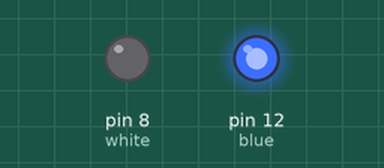
This sketch was run on a simulated Arduino Uno, built with avr-gcc and run on an emulated ATmega328P. On the bench: output pins drawn as LEDs (lit = HIGH).

Above: at 0.5 s.
At 2.5 s:
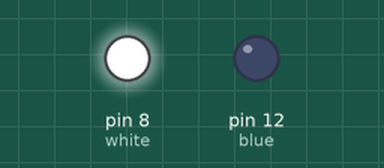
At 3.5 s:
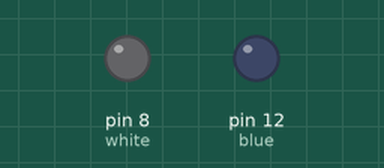
Timing chart, 0 to 5.2 s (numbered marks = the images above):
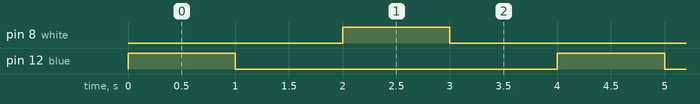

The sketch:

led_blink_cont2.ino
```cpp
int blue = 12;
int white = 8;

void setup() {
  pinMode(blue, OUTPUT);
  pinMode(white, OUTPUT);
}

void loop() {
  digitalWrite(blue, HIGH);
  delay(1000);
  digitalWrite(blue, LOW);
  delay(1000);

  digitalWrite(white, HIGH);
  delay(1000);
  digitalWrite(white, LOW);
  delay(1000);
}
```

Measured:
- by itself, pin 8 (white), pin 12 (blue): alternates HIGH for 1.0 s and LOW for 3.0 s
- by itself, everything shown: repeats every 4.0 s, in 4 steps
